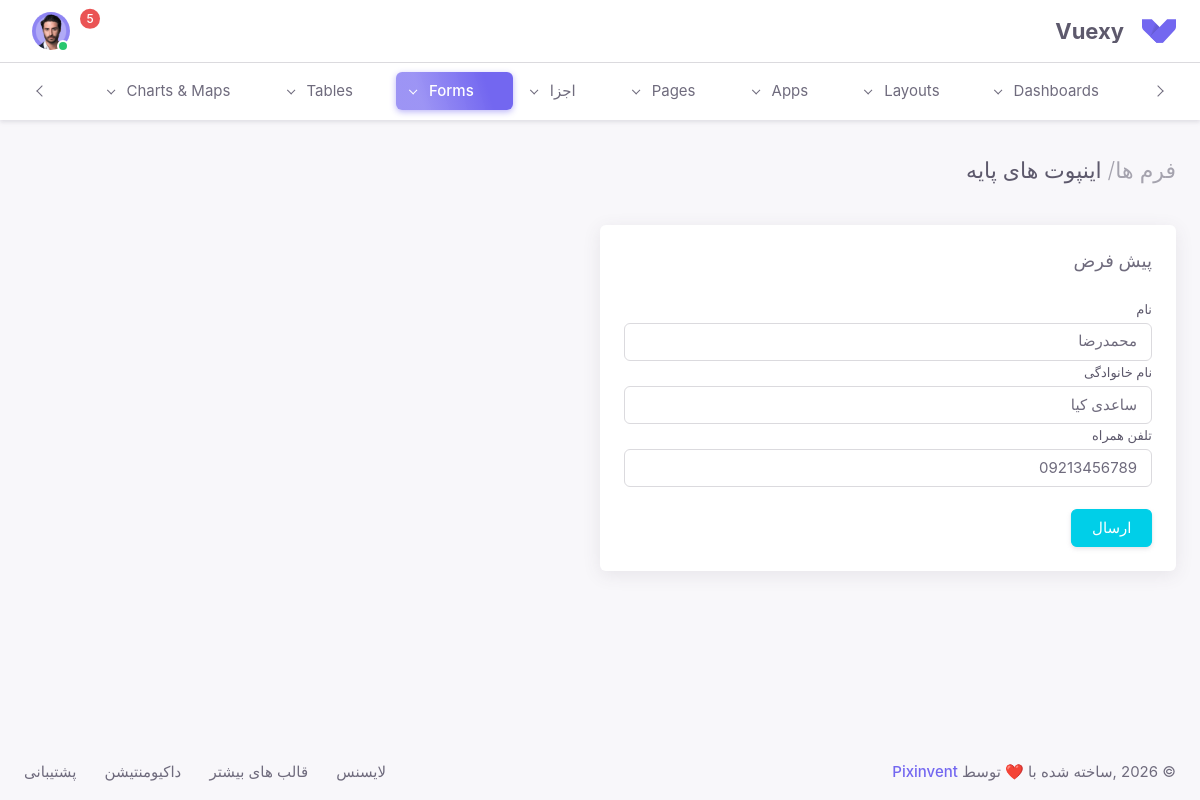
The page /view/employe/dashboard/update.php?id=1 (signed in) on the database its author committed.
### tables this page shows
CREATE TABLE `users` (
  `id` int(11) NOT NULL,
  `firstname` varchar(255) NOT NULL,
  `lastname` varchar(255) NOT NULL,
  `phone` varchar(20) NOT NULL,
  `customer` tinyint(4) NOT NULL DEFAULT 1 COMMENT '1.customer',
  `status` int(11) NOT NULL DEFAULT 1,
  `created_at` datetime NOT NULL DEFAULT current_timestamp(),
  `updated_at` datetime DEFAULT NULL
);

### functions/helpers.php (called while the page is built, shortened)
<?php
function Url($url)
{
    return trim(BASE_URL, " /") . "/" . trim($url, " /");
}

### view/employe/dashboard/update.php (the view, shortened to what this page needs)
<?php
require_once "../../../functions/helpers.php";
require_once "../../../functions/pdo.php";
$id = $_GET['id'];
$user = $conn->query("SELECT * FROM `users` WHERE id=$id")->fetch();
?>
<!DOCTYPE html>
<html
  lang="en"
  class="light-style layout-menu-fixed layout-compact"
  dir="rtl"
  data-theme="theme-default"
  data-assets-path="../../../public/admin/assets/"
  data-template="horizontal-menu-template">
<head>
  <link rel="stylesheet" href="../../fonts/yekan/stylesheet.css">
  <link rel="stylesheet" href="../../../public/admin/assets/vendor/fonts/fontawesome.css" />
  <link rel="stylesheet" href="../../../public/admin/assets/vendor/fonts/tabler-icons.css" />
  <link rel="stylesheet" href="../../../public/admin/assets/vendor/fonts/flag-icons.css" />
  <link rel="stylesheet" href="../../../public/admin/assets/vendor/css/rtl/core.css" class="template-customizer-core-css" />
  <link rel="stylesheet" href="../../../public/admin/assets/vendor/css/rtl/theme-default.css" class="template-customizer-theme-css" />
  <link rel="stylesheet" href="../../../public/admin/assets/css/demo.css" />
  <link rel="stylesheet" href="../../../public/admin/assets/vendor/libs/node-waves/node-waves.css" />
  <link rel="stylesheet" href="../../../public/admin/assets/vendor/libs/perfect-scrollbar/perfect-scrollbar.css" />
  <link rel="stylesheet" href="../../../public/admin/assets/vendor/libs/typeahead-js/typeahead.css" />
</head>
<body>
  <div class="layout-wrapper layout-navbar-full layout-horizontal layout-without-menu">
    <div class="layout-container">
      <nav class="layout-navbar navbar navbar-expand-xl align-items-center bg-navbar-theme" id="layout-navbar">
        <div class="container-xxl">
          <div class="navbar-brand app-brand demo d-none d-xl-flex py-0 me-4">
            <a href="index.html" class="app-brand-link gap-2">
              <span class="app-brand-logo demo">
              </span>
              <span class="app-brand-text demo menu-text fw-bold">Vuexy</span>
            </a>
          </div>
          <div class="navbar-nav-right d-flex align-items-center" id="navbar-collapse">
            <ul class="navbar-nav flex-row align-items-center ms-auto">
              <li class="nav-item dropdown-language dropdown me-2 me-xl-0">
                <a class="nav-link dropdown-toggle hide-arrow" href="javascript:void(0);" data-bs-toggle="dropdown">
                  <i class="ti ti-language rounded-circle ti-md"></i>
                </a>
              </li>
              <li class="nav-item navbar-search-wrapper me-2 me-xl-0">
                <a class="nav-link search-toggler" href="javascript:void(0);">
                  <i class="ti ti-search ti-md"></i>
                </a>
              </li>
              <li class="nav-item dropdown-style-switcher dropdown me-2 me-xl-0">
                <a class="nav-link dropdown-toggle hide-arrow" href="javascript:void(0);" data-bs-toggle="dropdown">
                  <i class="ti ti-md"></i>
                </a>
              </li>
              <li class="nav-item dropdown-shortcuts navbar-dropdown dropdown me-2 me-xl-0">
                <a
                  class="nav-link dropdown-toggle hide-arrow"
                  href="javascript:void(0);"
                  data-bs-toggle="dropdown"
                  data-bs-auto-close="outside"
                  aria-expanded="false">
                  <i class="ti ti-layout-grid-add ti-md"></i>
                </a>
              </li>
              <li class="nav-item dropdown-notifications navbar-dropdown dropdown me-3 me-xl-1">
                <a
                  class="nav-link dropdown-toggle hide-arrow"
                  href="javascript:void(0);"
                  data-bs-toggle="dropdown"
                  data-bs-auto-close="outside"
                  aria-expanded="false">
                  <i class="ti ti-bell ti-md"></i>
                  <span class="badge bg-danger rounded-pill badge-notifications">5</span>
                </a>
              </li>
              <li class="nav-item navbar-dropdown dropdown-user dropdown">
                <a class="nav-link dropdown-toggle hide-arrow" href="javascript:void(0);" data-bs-toggle="dropdown">
                  <div class="avatar avatar-online">
                    <img src="../../../public/admin/assets/img/avatars/1.png" alt class="h-auto rounded-circle" />
                  </div>
                </a>
              </li>
            </ul>
          </div>
        </div>
      </nav>
      <div class="layout-page">
        <div class="content-wrapper">
          <aside id="layout-menu" class="layout-menu-horizontal menu-horizontal menu bg-menu-theme flex-grow-0">
            <div class="container-xxl d-flex h-100">
              <ul class="menu-inner">
                <li class="menu-item">
                  <a href="javascript:void(0)" class="menu-link menu-toggle">
                    <i class="menu-icon tf-icons ti ti-smart-home"></i>
                    <div data-i18n="Dashboards">Dashboards</div>
                  </a>
                </li>
                <li class="menu-item">
                  <a href="javascript:void(0)" class="menu-link menu-toggle">
                    <i class="menu-icon tf-icons ti ti-layout-sidebar"></i>
                    <div data-i18n="Layouts">Layouts</div>
                  </a>
                </li>
                <li class="menu-item">
                  <a href="javascript:void(0)" class="menu-link menu-toggle">
                    <i class="menu-icon tf-icons ti ti-layout-grid-add"></i>
                    <div data-i18n="برنامه ها">Apps</div>
                  </a>
                </li>
                <li class="menu-item">
                  <a href="javascript:void(0)" class="menu-link menu-toggle">
                    <i class="menu-icon tf-icons ti ti-file"></i>
                    <div data-i18n="Pages">Pages</div>
                  </a>
                </li>
                <li class="menu-item">
                  <a href="javascript:void(0)" class="menu-link menu-toggle">
                    <i class="menu-icon tf-icons ti ti-toggle-left"></i>
                    <div data-i18n="کامپوننت ها">اجزا</div>
                  </a>
                </li>
                <li class="menu-item active">
                  <a href="javascript:void(0)" class="menu-link menu-toggle">
                    <i class="menu-icon tf-icons ti ti-forms"></i>
                    <div data-i18n="فرم ها">Forms</div>
                  </a>
                </li>
                <li class="menu-item">
                  <a href="javascript:void(0)" class="menu-link menu-toggle">
                    <i class="menu-icon tf-icons ti ti-layout-grid"></i>
                    <div data-i18n="Tables">Tables</div>
                  </a>
                </li>
                <li class="menu-item">
                  <a href="javascript:void(0)" class="menu-link menu-toggle">
                    <i class="menu-icon tf-icons ti ti-chart-bar"></i>
                    <div data-i18n="نمودار ها و نقشه ها">Charts & Maps</div>
                  </a>
                </li>
                <li class="menu-item">
                  <a href="javascript:void(0)" class="menu-link menu-toggle">
                    <i class="menu-icon tf-icons ti ti-box-multiple"></i>
                  </a>
                </li>
              </ul>
            </div>
          </aside>
          <div class="container-xxl flex-grow-1 container-p-y">
            <h4 class="py-3 mb-4"><span class="text-muted fw-light">فرم ها/</span> اینپوت های پایه</h4>
            <div class="row">
              <form action="<?= Url("controllers/employe/updateController.php?id=").$user['id'] ?>" method="post">
                <div class="col-md-6">
                  <div class="card mb-4">
                    <h5 class="card-header">پیش فرض</h5>
                    <div class="card-body">
                      <div>
                        <label for="defaultFormControlInput" class="form-label">نام</label>
                        <input
                          type="text"
                          class="form-control"
                          id="defaultFormControlInput"
                          value="<?= $user['firstname'] ?>"
                          name="firstname"
                          aria-describedby="defaultFormControlHelp" />
                        <label for="defaultFormControlInput" class="form-label">نام خانوادگی</label>
                        <input
                          type="text"
                          class="form-control"
                          id="defaultFormControlInput"
                          value="<?= $user['lastname'] ?>"
                          name="lastname"
                          aria-describedby="defaultFormControlHelp" />
                        <label for="defaultFormControlInput" class="form-label">تلفن همراه</label>
                        <input
                          type="text"
                          class="form-control"
                          id="defaultFormControlInput"
                          value="<?= $user['phone'] ?>"
                          name="phone"
                          aria-describedby="defaultFormControlHelp" />
                      </div>
                      <br>
                      <button class="btn btn-info">ارسال</button>
                    </div>
                  </div>
                </div>
              </form>
            </div>
          </div>
          <footer class="content-footer footer bg-footer-theme">
            <div class="container-xxl">
              <div
                class="footer-container d-flex align-items-center justify-content-between py-2 flex-md-row flex-column">
                <div>
                  ©
                  ,ساخته شده با ❤️ توسط <a href="https://pixinvent.com" target="_blank" class="fw-medium">Pixinvent</a>
                </div>
                <div class="d-none d-lg-inline-block">
                  <a href="https://themeforest.net/licenses/standard" class="footer-link me-4" target="_blank">لایسنس</a>
                  <a href="https://1.envato.market/pixinvent_portfolio" target="_blank" class="footer-link me-4">قالب های بیشتر</a>
                  <a
                    href="https://demos.pixinvent.com/vuexy-html-admin-template/documentation/"
                    target="_blank"
                    class="footer-link me-4">داکیومنتیشن</a>
                  <a href="https://pixinvent.ticksy.com/" target="_blank" class="footer-link d-none d-sm-inline-block">پشتیبانی</a>
                </div>
              </div>
            </div>
          </footer>
        </div>
      </div>
    </div>
  </div>
</body>
</html>

### public/admin/assets/css/demo.css (style rules this page uses)
body { font-family: Vazirmatn; }
.app-brand-logo.demo { -ms-flex-align: center; align-items: center; -ms-flex-pack: center; justify-content: center; display: -ms-flexbox; display: flex; width: 34px; height: 24px; }
.app-brand-logo.demo svg { width: 35px; height: 24px; }
.app-brand-text.demo { font-size: 1.375rem; }

### rows shown on the page
users: firstname "محمدرضا", lastname "ساعدی کیا", phone "09213456789"
